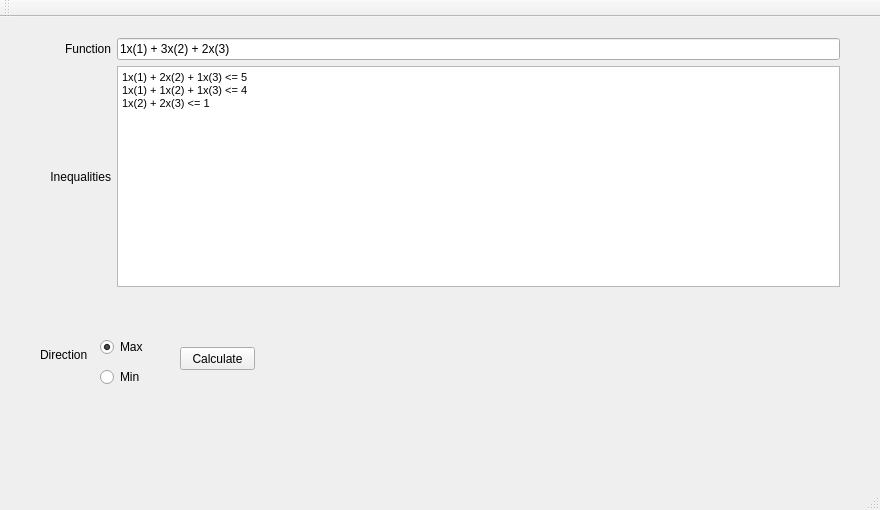
<?xml version="1.0" encoding="UTF-8"?>
<ui version="4.0">
 <class>simplex</class>
 <widget class="QMainWindow" name="simplex">
  <property name="geometry">
   <rect>
    <x>0</x>
    <y>0</y>
    <width>880</width>
    <height>510</height>
   </rect>
  </property>
  <property name="windowTitle">
   <string>simplex</string>
  </property>
  <widget class="QWidget" name="centralWidget">
   <widget class="QPushButton" name="calculateButton">
    <property name="geometry">
     <rect>
      <x>180</x>
      <y>330</y>
      <width>75</width>
      <height>23</height>
     </rect>
    </property>
    <property name="text">
     <string>Calculate</string>
    </property>
   </widget>
   <widget class="QRadioButton" name="maxRadio">
    <property name="geometry">
     <rect>
      <x>100</x>
      <y>320</y>
      <width>61</width>
      <height>20</height>
     </rect>
    </property>
    <property name="text">
     <string>Max</string>
    </property>
    <property name="checked">
     <bool>true</bool>
    </property>
   </widget>
   <widget class="QRadioButton" name="minRadio">
    <property name="geometry">
     <rect>
      <x>100</x>
      <y>350</y>
      <width>61</width>
      <height>20</height>
     </rect>
    </property>
    <property name="text">
     <string>Min</string>
    </property>
   </widget>
   <widget class="QWidget" name="verticalLayoutWidget">
    <property name="geometry">
     <rect>
      <x>30</x>
      <y>10</y>
      <width>821</width>
      <height>271</height>
     </rect>
    </property>
    <layout class="QVBoxLayout" name="verticalLayout">
     <item>
      <layout class="QHBoxLayout" name="horizontalLayout">
       <item>
        <widget class="QLabel" name="label">
         <property name="minimumSize">
          <size>
           <width>70</width>
           <height>0</height>
          </size>
         </property>
         <property name="text">
          <string>Function</string>
         </property>
         <property name="alignment">
          <set>Qt::AlignRight|Qt::AlignTrailing|Qt::AlignVCenter</set>
         </property>
        </widget>
       </item>
       <item>
        <widget class="QLineEdit" name="lineEdit">
         <property name="text">
          <string>1x(1) + 3x(2) + 2x(3)</string>
         </property>
        </widget>
       </item>
      </layout>
     </item>
     <item>
      <layout class="QHBoxLayout" name="horizontalLayout_2">
       <item>
        <widget class="QLabel" name="label_2">
         <property name="minimumSize">
          <size>
           <width>70</width>
           <height>0</height>
          </size>
         </property>
         <property name="text">
          <string>Inequalities</string>
         </property>
         <property name="alignment">
          <set>Qt::AlignRight|Qt::AlignTrailing|Qt::AlignVCenter</set>
         </property>
        </widget>
       </item>
       <item>
        <widget class="QTextEdit" name="inequalitiesText">
         <property name="html">
          <string>&lt;!DOCTYPE HTML PUBLIC &quot;-//W3C//DTD HTML 4.0//EN&quot; &quot;http://www.w3.org/TR/REC-html40/strict.dtd&quot;&gt;
&lt;html&gt;&lt;head&gt;&lt;meta name=&quot;qrichtext&quot; content=&quot;1&quot; /&gt;&lt;style type=&quot;text/css&quot;&gt;
p, li { white-space: pre-wrap; }
&lt;/style&gt;&lt;/head&gt;&lt;body style=&quot; font-family:'MS Shell Dlg 2'; font-size:7.8pt; font-weight:400; font-style:normal;&quot;&gt;
&lt;p style=&quot; margin-top:0px; margin-bottom:0px; margin-left:0px; margin-right:0px; -qt-block-indent:0; text-indent:0px;&quot;&gt;&lt;span style=&quot; font-size:8.25pt;&quot;&gt;1x(1) + 2x(2) + 1x(3) &amp;lt;= 5&lt;/span&gt;&lt;/p&gt;
&lt;p style=&quot; margin-top:0px; margin-bottom:0px; margin-left:0px; margin-right:0px; -qt-block-indent:0; text-indent:0px;&quot;&gt;&lt;span style=&quot; font-size:8.25pt;&quot;&gt;1x(1) + 1x(2) + 1x(3) &amp;lt;= 4&lt;/span&gt;&lt;/p&gt;
&lt;p style=&quot; margin-top:0px; margin-bottom:0px; margin-left:0px; margin-right:0px; -qt-block-indent:0; text-indent:0px;&quot;&gt;&lt;span style=&quot; font-size:8.25pt;&quot;&gt;1x(2) + 2x(3) &amp;lt;= 1&lt;/span&gt;&lt;/p&gt;&lt;/body&gt;&lt;/html&gt;</string>
         </property>
        </widget>
       </item>
      </layout>
     </item>
    </layout>
   </widget>
   <widget class="QLabel" name="label_4">
    <property name="geometry">
     <rect>
      <x>40</x>
      <y>330</y>
      <width>55</width>
      <height>16</height>
     </rect>
    </property>
    <property name="text">
     <string>Direction</string>
    </property>
   </widget>
  </widget>
  <widget class="QMenuBar" name="menuBar">
   <property name="geometry">
    <rect>
     <x>0</x>
     <y>0</y>
     <width>880</width>
     <height>26</height>
    </rect>
   </property>
  </widget>
  <widget class="QToolBar" name="mainToolBar">
   <attribute name="toolBarArea">
    <enum>TopToolBarArea</enum>
   </attribute>
   <attribute name="toolBarBreak">
    <bool>false</bool>
   </attribute>
  </widget>
  <widget class="QStatusBar" name="statusBar"/>
 </widget>
 <layoutdefault spacing="6" margin="11"/>
 <resources/>
 <connections/>
</ui>
